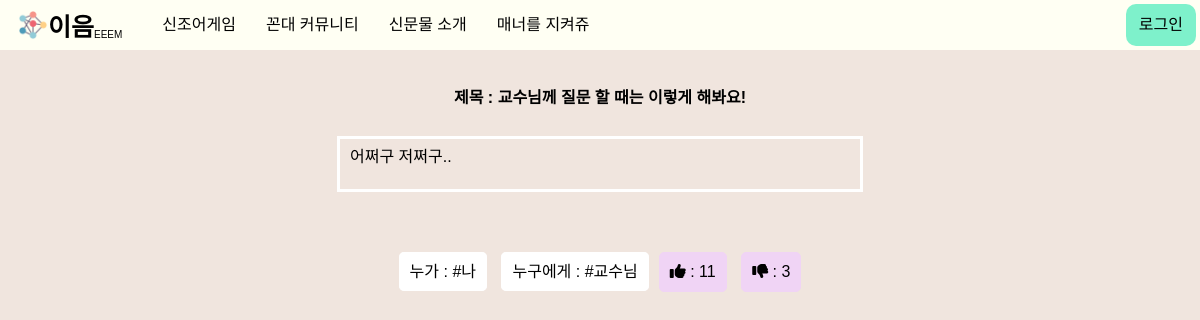
/manner/detail/1, run on the app's committed database.
### main/models.py (models this page shows)
class manner(models.Model):
    text = models.CharField(max_length=18)
    like = models.IntegerField()
    dis_like = models.IntegerField()
    hashtag_me = models.CharField(max_length=20)
    hashtag_you = models.CharField(max_length=20)
    hashtag_situation = models.CharField(max_length=500)

### main/views.py (the view)
# urls.py: path('manner/detail/<str:id>', views.mannersDetail, name='mannersDetail'),
def mannersDetail(request, id):
    manner_detail = get_object_or_404(manner, pk=id)
    return render(request, "mannersDetail.html", {'mannersdetail': manner_detail})

### main/templates/mannersDetail.html (shortened to what this page needs)
{% extends 'base.html' %}{% load static %} {% block content %}
<link rel="stylesheet" href='{% static "css/mannersDetail.css" %}'>
<body>
  <div class="mannersDetail__box">
    <h3>제목 : {{mannersdetail.text}}</h3>
    <div class="mannersDetail__box--situation">
      <p>{{mannersdetail.hashtag_situation}}</p>
    </div>
    <div class="mannersDetail__box--tag">
      <div class="mannersDetail__box--tag--hashtag">
        <span>누가 : {{mannersdetail.hashtag_me}}</span>
        <span>누구에게 : {{mannersdetail.hashtag_you}}</span>
      </div>
      <div class="mannersDetail__box--tag--like">
        <button onclick="location.href = '{% url 'mannerLikeUp' mannersdetail.id %}'"><i class="fas fa-thumbs-up"></i> : {{mannersdetail.like}}</button>
        <button onclick="location.href = '{% url 'mannerDisLikeUp' mannersdetail.id %}'"><i class="fas fa-thumbs-down"></i> : {{mannersdetail.dis_like}}</button>
      </div>
    </div>
  </div>
</body>
</html>
{% endblock %}

### main/static/css/mannersDetail.css (style rules this page uses)
.mannersDetail__box { display: flex; flex-direction: column; align-items: center; padding-top: 60px; }
.mannersDetail__box h3 { margin: 30px 0px; }
.mannersDetail__box--situation { padding: 10px; width: 500px; height: auto; min-height: 30px; border: 3px solid white; margin-bottom: 60px; }
.mannersDetail__box--tag { display: flex; justify-content: center; align-items: center; }
.mannersDetail__box--tag span { border: 1px solid white; border-radius: 5px; background-color: white; padding: 10px; margin: 0px 5px; }
.mannersDetail__box--tag button { border: 1px solid rgb(240, 212, 245); border-radius: 5px; background-color: rgb(240, 212, 245); padding: 10px; margin: 0px 5px; cursor: pointer; font-size: 16px; }

### data on the page
manner: text "교수님께 질문 할 때는 이렇게 해봐요!", hashtag_situation "어쩌구 저쩌구..", hashtag_me "#나", hashtag_you "#교수님", like "11", dis_like "3"
